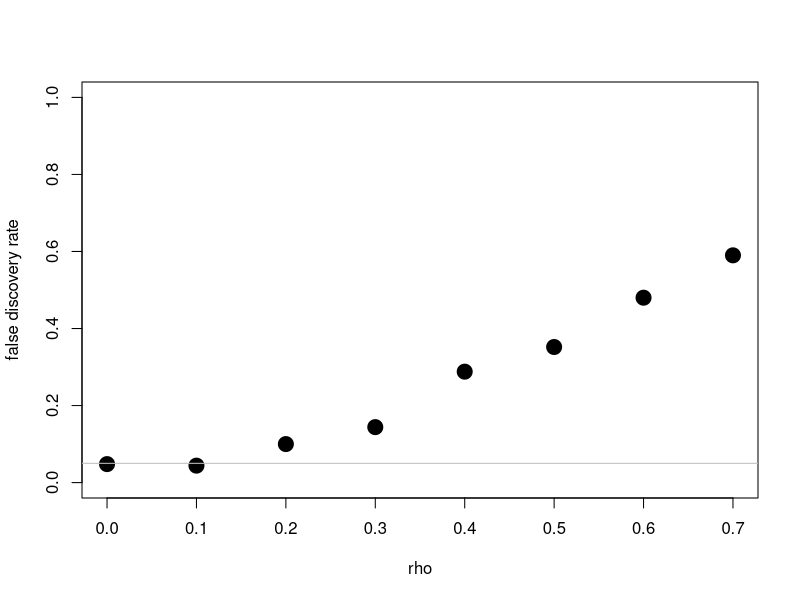
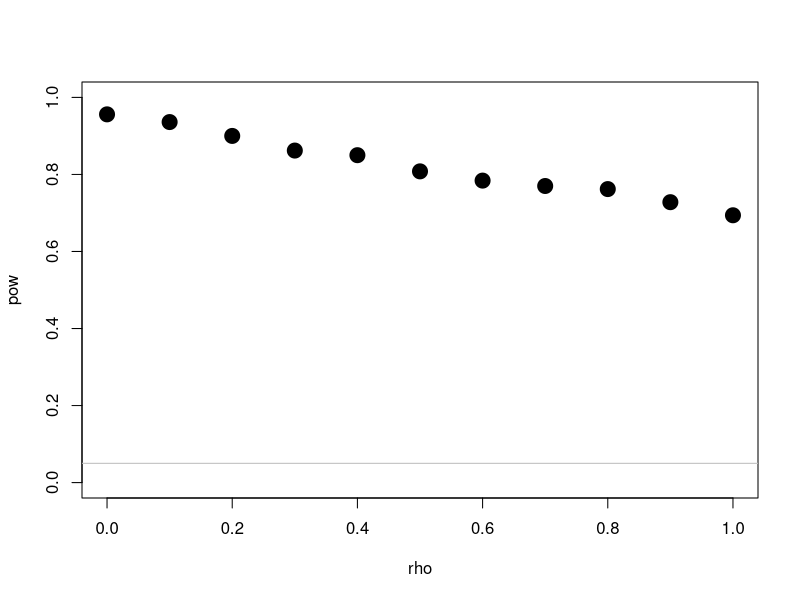
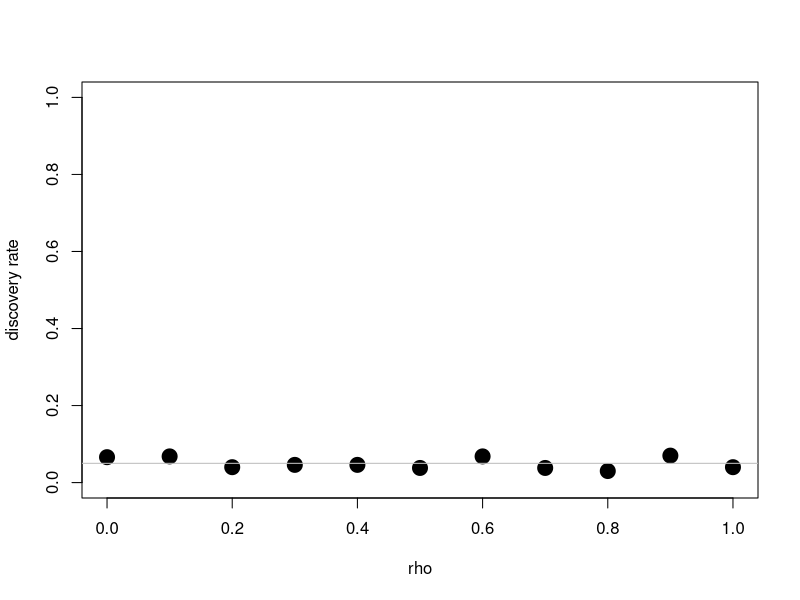

Reproduce these figures in R, in order.
##DGM
N<-1000
x<-rnorm(N)
y<-.3*x+rnorm(N)

##DAM
m<-lm(y~x)
summary(m)


######################################################
##What if we start to make changes to the DGM and ask about their relationship to the empirical data?
##We're going to look at power for a few examples

##how does introducing a third variable (with known correlation to x) disrupt power
library(MASS)
N<-1000
b<-0.00
mat<-list()
for (rho in seq(0,.7,by=.1)) {
    fdr<-numeric()
    for (i in 1:500) {
        xz<-mvrnorm(N,rep(0,2),Sigma=matrix(c(1,rho,rho,1),2,2))
        x<-xz[,1]
        z<-xz[,2]
        y<-b*x+.1*z+rnorm(N)
        m<-lm(y~x)
        fdr[i]<-summary(m)$coef[2,4]<.05
    }
    mat[[as.character(rho)]]<-c(rho,mean(fdr))
}
plot(do.call("rbind",mat),xlab="rho",ylab="false discovery rate",pch=19,cex=2,ylim=c(0,1))
abline(h=0.05,col='gray')



##what about measurement error in our observation of x?
library(MASS)
N<-5000
b<-0.05
mat<-list()
for (s2 in seq(0,1,by=.1)) {
    pow<-numeric()
    for (i in 1:500) {
        x0<-rnorm(N)
        y<-b*x0+rnorm(N)
        x<-x0+rnorm(N,sd=sqrt(s2))
        m<-lm(y~x)
        pow[i]<-summary(m)$coef[2,4]<.05
    }
    mat[[as.character(s2)]]<-c(s2,mean(pow))
}
plot(do.call("rbind",mat),xlab="rho",ylab="pow",pch=19,cex=2,ylim=c(0,1))
abline(h=0.05,col='gray')


##what about measurement error in our observation of y?
library(MASS)
N<-5000
b<-0.15
mat<-list()
for (s2 in seq(0,1,by=.1)) {
    pow<-numeric()
    for (i in 1:500) {
        x0<-rnorm(N)
        y0<-b*x0+rnorm(N)
        y<-y0+rnorm(N,sd=sqrt(s2))
        m<-lm(y~x)
        pow[i]<-summary(m)$coef[2,4]<.05
    }
    mat[[as.character(s2)]]<-c(s2,mean(pow))
}
plot(do.call("rbind",mat),xlab="rho",ylab="discovery rate",pch=19,cex=2,ylim=c(0,1))
abline(h=0.05,col='gray')
